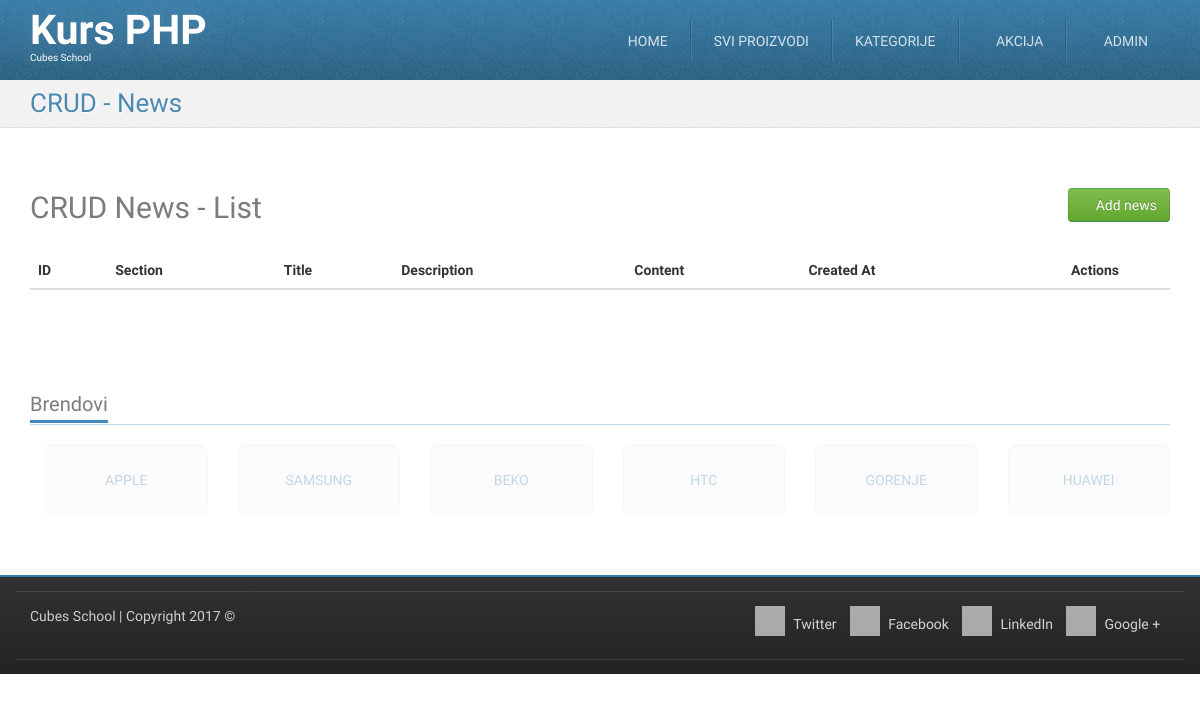
/crud-news-list.php (signed in), run on an earlier commit of the app's database.
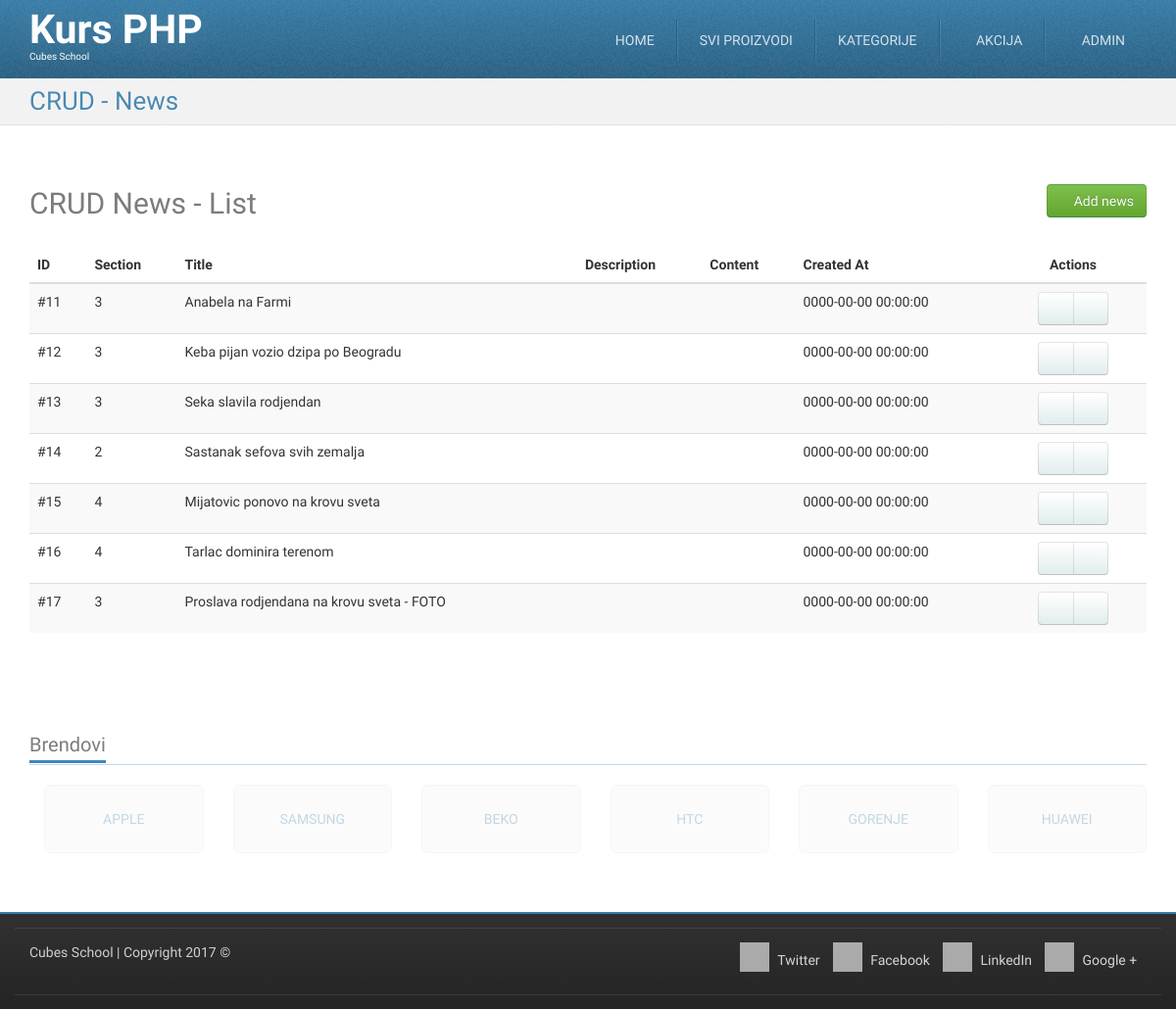
And on a later commit of the database.
### tables this page shows
CREATE TABLE `news` (
  `id` int(11) NOT NULL,
  `section_id` int(11) NOT NULL,
  `title` varchar(255) NOT NULL,
  `description` text,
  `content` longtext,
  `created_at` datetime DEFAULT NULL
);

### crud-news-list.php (called while the page is built, shortened)
<?php
require_once __DIR__ . '/models/m_news.php';
$news = newsFetchAll();
require_once __DIR__ . '/views/layout/header.php';
require_once __DIR__ . '/views/templates/t_crud-news-list.php';
require_once __DIR__ . '/views/layout/footer.php';

### models/m_news.php (called while the page is built, shortened)
<?php
require_once __DIR__ . '/m_database.php';
function newsFetchAll() {
	$query = "SELECT `news`.* FROM `news`";
	return dbFetchAll($query);
}

### models/m_database.php (called while the page is built, shortened)
<?php
function dbGetLink() {
    static $link;
    if (!isset($link)) {
        $link = mysqli_connect('127.0.0.1', 'cubes', 'cubes', 'cubesphp');
    }
    return $link;
}
function dbQuery($query) {
    $link = dbGetLink();
    $result = mysqli_query($link, $query);
    return $result;
}
function dbFetchAll($query) {
    $result = dbQuery($query);
    return mysqli_fetch_all($result, MYSQLI_ASSOC);
}

### views/templates/t_crud-news-list.php (the view, shortened to what this page needs)
<div id="highlighted">
	<div class="container">
		<div class="header">
			<h2 class="page-title">
				<span>CRUD - News</span>
			</h2>
		</div>
	</div>
</div>
<div id="content">
	<div class="container portfolio">
		<div class="row">
			<div class="col-md-12">
				<h2>
					CRUD News - List
					<a href="/crud-news-insert.php" class="pull-right btn btn-success">
						<i class="fa fa-plus-circle"></i>
						Add news
					</a>
				</h2>
			</div>
		</div>
		<div class="row">
			<div class="col-md-12">
				<table class="table table-striped table-hover">
					<thead>
						<tr>
							<th>ID</th>
							<th>Section</th>
							<th>Title</th>
                                                                      <th>Description</th>
                                                                      <th>Content</th>
							<th>Created At</th>
							<th class="actions text-center">Actions</th>
						</tr>
					</thead>
					<tbody>
						<?php foreach ($news as $oneNews) {?>
						<tr>
							<td>
								#<?php echo htmlspecialchars($oneNews['id']);?>
							</td>
							<td>
								<?php echo htmlspecialchars($oneNews['section_id']);?>
							</td>
							<td>
								<?php echo htmlspecialchars($oneNews['title']);?>
							</td>
							<td>
							</td>
                                                                      <td>
							</td>
							<td>
								<?php echo htmlspecialchars($oneNews['created_at']);?>
							</td>
							<td class="text-center">
								<div class="btn-group">
									<a href="/crud-news-edit.php?id=<?php echo htmlspecialchars($oneNews['id']);?>" class="btn btn-default"><i class="fa fa-pencil"></i></a>
									<a href="/crud-news-delete.php?id=<?php echo htmlspecialchars($oneNews['id']);?>" class="btn btn-default"><i class="fa fa-trash"></i></a>
								</div>
							</td>
						</tr>
						<?php }?>
					</tbody>
				</table>
			</div>
		</div>
	</div>
</div>

What changed in the data, as far as the page shows it:
added news: id "11", section "3", title "Anabela na Farmi", created_at "0000-00-00 00:00:00"
added news: id "12", section "3", title "Keba pijan vozio dzipa po Beogradu", created_at "0000-00-00 00:00:00"
added news: id "13", section "3", title "Seka slavila rodjendan", created_at "0000-00-00 00:00:00"
added news: id "14", section "2", title "Sastanak sefova svih zemalja", created_at "0000-00-00 00:00:00"
added news: id "15", section "4", title "Mijatovic ponovo na krovu sveta", created_at "0000-00-00 00:00:00"
added news: id "16", section "4", title "Tarlac dominira terenom", created_at "0000-00-00 00:00:00"
added news: id "17", section "3", title "Proslava rodjendana na krovu sveta - FOTO", created_at "0000-00-00 00:00:00"
